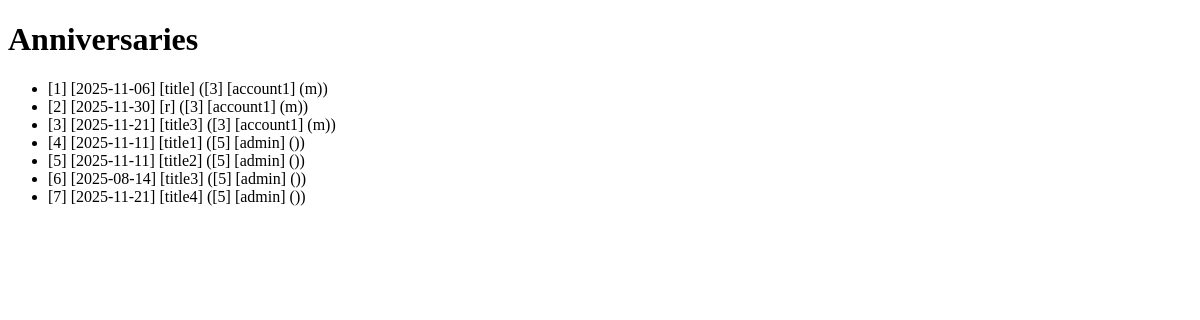
The page /anniversary/display/ (signed in) on the database as committed earlier.
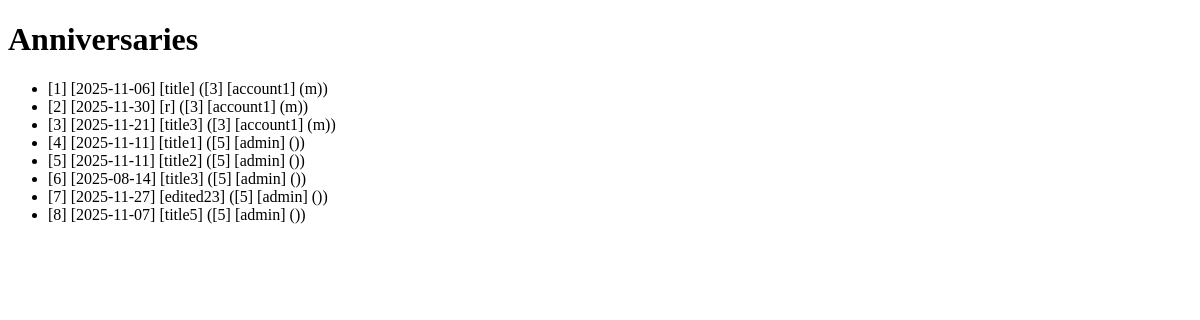
The same page on the database as committed later.
### apps/anniversary/models.py (models this page shows, shortened)
class Anniversary(models.Model):
    id = models.AutoField(primary_key=True)
    date: date = models.DateField()
    duration = models.IntegerField(null=True, blank=True)
    title = models.CharField(max_length=20)
    description = models.TextField(null=True, blank=True)
    owner = models.ForeignKey(
        settings.AUTH_USER_MODEL,
        on_delete=models.CASCADE,
        related_name='anniversaries', # 可通过user.anniversaries()访问
    )
    def __str__(self):
        return f"[{self.id}] [{self.date}] [{self.title}] ({self.owner})"
    class Meta:
        ordering = ['id']

### apps/accounts/models.py (models this page shows)
class User(AbstractUser):
    nickname = models.CharField(max_length=20, blank=True)
    sex = models.CharField(max_length=1, choices=(('M', 'Male'), ('F', 'Female')))
    partner = models.OneToOneField(
        'self',
        on_delete=models.SET_NULL,
        null=True,
        blank=True,
        related_name='partner_of',
    )
    groups = models.ManyToManyField(
        Group,
        related_name='custom_user_set',  # 避免和 auth.User 冲突
        blank=True,
        help_text='The groups this user belongs to.',
        verbose_name='groups'
    )
    user_permissions = models.ManyToManyField(
        Permission,
        related_name='custom_user_permissions_set',  # 避免和 auth.User 冲突
        blank=True,
        help_text='Specific permissions for this user.',
        verbose_name='user permissions'
    )
    def __str__(self):
        return f"[{self.id}] [{self.username}] ({self.get_sex_display()})"

### apps/anniversary/views.py (the view)
# urls.py: path('display/', views.db_display_anniversaries, name='display_anniversaries'),
@login_required(login_url='/login/')
def db_display_anniversaries(request):
    return render(request, "db_objects_display.html", {'object_name': "Anniversaries", 'objects': Anniversary.objects.all()})

### templates/db_objects_display.html (shortened to what this page needs)
<!DOCTYPE html>
<html lang="en">
<head>
</head>
<body>
    <h1>{{ object_name }}</h1>
    <ul>
        {% for o in objects %}
        <li>{{ o }}</li>
        {% endfor %}
    </ul>
</body>
</html>

Rows that differ between the two databases and show on the page:
changed Anniversary: id+date+title "[7] [2025-11-21] [title4] ([5] [admin] ())" → "[7] [2025-11-27] [edited23] ([5] [admin] ())"
added Anniversary: id+date+title "[8] [2025-11-07] [title5] ([5] [admin] ())"
